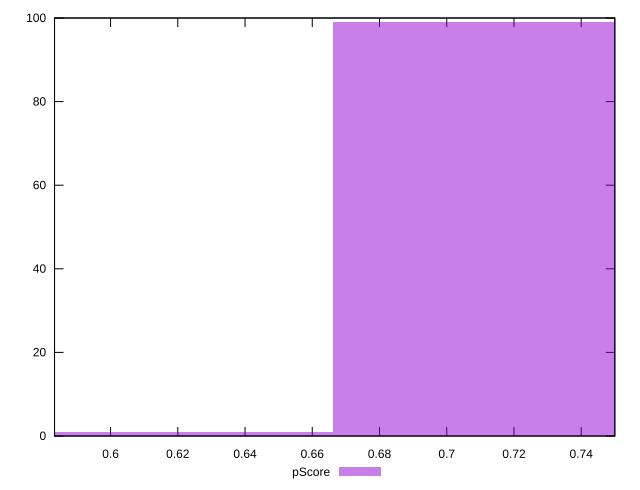

Recreate this plot in gnuplot.
reset

$pScore <<EOF
0.7175213633336076 99
0.6150183114288066 1
EOF

set key outside below
set boxwidth 0.10250305190480109
set xrange [0.5833333333333334:0.75]
set yrange [0:100]
set trange [0:100]
set style fill transparent solid 0.5 noborder
set terminal svg size 640, 490 enhanced background rgb 'white'
set output "reports/report_00030_2021-02-24T20-42-31.540Z/unused-css-rules/samples/astro/pScore/histogram.svg"

plot $pScore title "pScore" with boxes

reset
